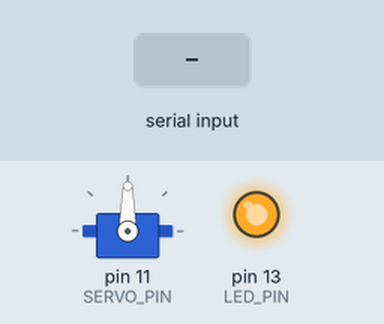
Simulated run of this sketch. Board: Arduino Uno, built with avr-gcc and run on an emulated ATmega328P. Parts: servo, output pins drawn as LEDs (lit = HIGH). Dashed ring = blinking. The test bench sets the inputs (shaded band). What the sketch prints to the serial monitor is not drawn.

Above: at 1.2 s.
1.3 s: "OFFSUN\n" received over Serial
At 1.76 s:
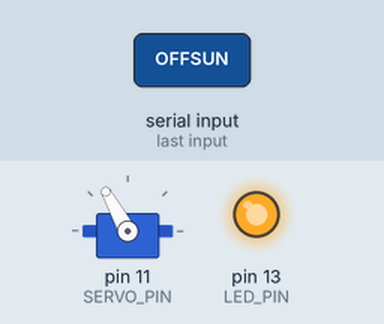
At 2.68 s:
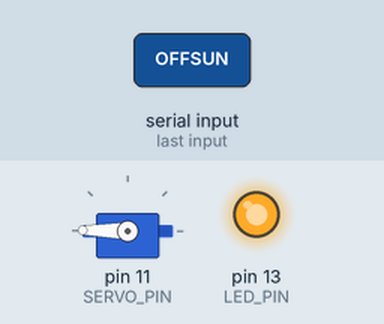
4.3 s: "SPIN\n" received over Serial
7.3 s: "OFFSUN\n" received over Serial
At 7.7 s:
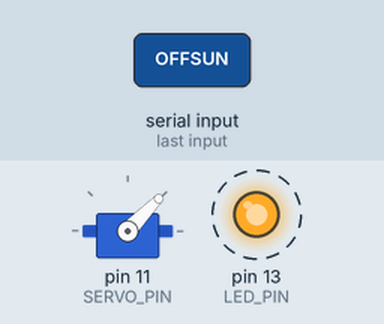
Timing chart, 0 to 21.7 s (numbered marks = the images above; inputs shaded):
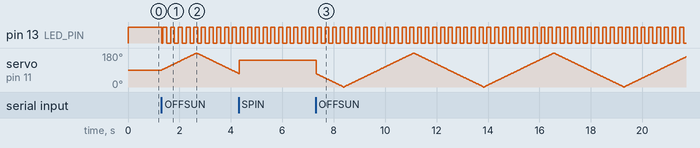

Measured:
- after the input at 1.3 s, pin 13 (LED_PIN): HIGH → LOW at once, then repeats every 0.30 s: HIGH 0.15 s, LOW 0.15 s; servo on pin 11 (SERVO_PIN): rises from 90° to 179° in 1.3 s, then falls to 73° in 1.6 s

The sketch:

solar_panel_uno.ino
```cpp
// solar_panel_uno.ino — Scenario 2 "Uplink Attack" solar-panel actuator.
//
//   Board : Arduino Uno (or any AVR/SAMD board with the standard Servo lib)
//   Motor : solar-panel hinge servo. Two options:
//           · standard positional SG90 → panel SWINGS off the sun (0°) on attack.
//           · continuous-rotation servo (FS90R, or an SG90 modded for continuous
//             rotation) → panel SPINS endlessly on attack (SPIN/STOP commands).
//
// Mirrors the satellite state engine's `solar_panel.angle`:
//   90° = optimal, sun-tracking   →   0° = swung off the sun (power collapse).
// During an uplink attack the victim bridge streams the falling angle
// here (positional) or fires SPIN (continuous-rotation panel).
//
// The sketch is fully testable WITHOUT the bridge: open the Serial Monitor at
// 9600 baud and type the commands below.
//
// ── Line protocol (9600 baud, '\n'-terminated) ──────────────────────────────
//   ANG <0-180>   set target servo angle (solar_panel.angle, direct map)
//   MODE <0|1>    0 = nominal (sun-track) / 1 = attack (off-sun) — LED effect
//   SUN           shortcut: ANG 90 + MODE 0
//   OFFSUN        shortcut: ANG 0  + MODE 1
//   SPIN [us]     continuous rotation (needs a continuous-rotation servo); optional
//                 pulse 1000-2000us (1500=stop, 2000=full). Default 2000 = full spin.
//   STOP          leave spin, hold current position
//   PING          replies "SOLAR READY angle=<n> mode=<m>"
//
//   NOTE: a stock SG90 cannot rotate continuously — SPIN just drives it to an end
//   stop and holds. For endless rotation use an FS90R or a continuous-rotation-
//   modified SG90 (remove the stopper tab + fix the feedback pot).
//
// ── Wiring ──────────────────────────────────────────────────────────────────
//   Servo signal → D11     Servo V+ → external 5V (NOT the Uno 5V pin for load)
//   Servo GND    → common GND (Uno GND + external supply GND tied together)
//   Status LED   → D13 (on-board)

#include <Servo.h>

const uint8_t  SERVO_PIN   = 11;   // 실측 신호핀(D9 아님 — 부스 배선 기준)
const uint8_t  LED_PIN     = 13;
const int      ANGLE_MIN   = 0;
const int      ANGLE_MAX   = 180;
const int      STEP_PER_LOOP = 2;     // deg moved toward target each loop (smoothing)
const uint16_t LOOP_DELAY_MS = 15;    // servo settle time between micro-steps

const int SPIN_US_DEFAULT = 2000;   // full-speed continuous rotation (1500 = stop)

Servo panel;
int  targetAngle  = 90;   // sun-track default
int  currentAngle = 90;
int  mode         = 0;    // 0 nominal(태양추적) · 1 attack(무한 왕복) · 2 continuous spin
int  spinUs       = SPIN_US_DEFAULT;
// 공격 왕복 파라미터. 실측: 0/180 끝단을 때리면 기계적 스톨→과전류→브라운아웃으로 서보가
// "잠깐 돌다 죽는다". 끝단을 피한 저속 구간(=self-test 로 실제 도는 걸 확인한 프로파일)을
// 쓰면 스톨이 없어 같은 전원에서도 안정적으로 계속 왕복한다.
const int ATTACK_LO  = 0;   // 공격 왕복 하한(0 대신 — 끝단 스톨 회피). 브라운아웃 시 20~30 으로 올릴 것
const int ATTACK_HI  = 180;  // 공격 왕복 상한(180 대신). 브라운아웃 시 160~150 으로 내릴 것
// 왕복 속도 = SWEEP_STEP° 를 SWEEP_INTERVAL_MS 마다. 값이 몸체에 비해 너무 빠르면(휘둘림)
// STEP 을 줄이거나 INTERVAL 을 키운다. 현재 1°/60ms ≈ 17°/s (10-170 한 번에 ~9.6s, 아주 느긋).
// 더 느리게: INTERVAL 을 80·100 으로. 더 빠르게: 40·30 으로.
const int SWEEP_STEP        = 1;
const int SWEEP_INTERVAL_MS = 5;
int  sweepDir     = 1;    // +1: LO→HI, -1: HI→LO
char lineBuf[48];
uint8_t lineLen = 0;

void applyLine(char *line);

void setup() {
  Serial.begin(9600);
  pinMode(LED_PIN, OUTPUT);
  panel.attach(SERVO_PIN);
  panel.write(currentAngle);
  Serial.println(F("SOLAR READY angle=90 mode=0"));
}

void loop() {
  // 1) drain serial into a line buffer, dispatch on newline
  while (Serial.available() > 0) {
    char c = (char)Serial.read();
    if (c == '\n' || c == '\r') {
      if (lineLen > 0) { lineBuf[lineLen] = '\0'; applyLine(lineBuf); lineLen = 0; }
    } else if (lineLen < sizeof(lineBuf) - 1) {
      lineBuf[lineLen++] = c;
    }
  }

  // 2) 구동 모드 분기:
  //    mode 2 = 연속회전 서보(SPIN 펄스)
  //    mode 1 = 공격(transmit ADCS_TORQUE 999 와 같은 조건) → 각도값 무시, 0→180→0 무한 왕복
  //    mode 0 = 태양추적(위치제어, targetAngle 로 부드럽게 이동)
  if (mode == 2) {
    panel.writeMicroseconds(spinUs);
  } else if (mode == 1) {
    // SWEEP_INTERVAL_MS 마다 SWEEP_STEP° 씩만 이동 → 느긋한 왕복(작은 몸체가 안 휘둘리게).
    static unsigned long _lastStep = 0;
    if (millis() - _lastStep >= (unsigned long)SWEEP_INTERVAL_MS) {
      _lastStep = millis();
      currentAngle += sweepDir * SWEEP_STEP;
      if (currentAngle >= ATTACK_HI) { currentAngle = ATTACK_HI; sweepDir = -1; }
      if (currentAngle <= ATTACK_LO) { currentAngle = ATTACK_LO; sweepDir = +1; }
      panel.write(currentAngle);
    }
  } else if (currentAngle != targetAngle) {
    int diff = targetAngle - currentAngle;
    int step = diff;
    if (step >  STEP_PER_LOOP) step =  STEP_PER_LOOP;
    if (step < -STEP_PER_LOOP) step = -STEP_PER_LOOP;
    currentAngle += step;
    panel.write(currentAngle);
  }

  // 3) status LED: solid in nominal, blinking under attack (swing or spin)
  if (mode != 0) digitalWrite(LED_PIN, (millis() / 150) % 2);
  else           digitalWrite(LED_PIN, HIGH);

  delay(LOOP_DELAY_MS);
}

// Parse "<CMD> [arg]" — CMD is case-insensitive on the first token.
void applyLine(char *line) {
  // uppercase the command token in place
  char *sp = line;
  while (*sp && *sp != ' ') { *sp = toupper(*sp); sp++; }
  int arg = 0;
  bool hasArg = (*sp == ' ');
  if (hasArg) arg = atoi(sp + 1);

  if (strncmp(line, "ANG", 3) == 0 && hasArg) {
    targetAngle = constrain(arg, ANGLE_MIN, ANGLE_MAX);
  } else if (strncmp(line, "MODE", 4) == 0 && hasArg) {
    mode = arg ? 1 : 0;
    if (mode == 0) targetAngle = currentAngle;   // 정지: 태양추적 안 하고 현재 위치 그대로 유지
  } else if (strncmp(line, "SUN", 3) == 0) {
    targetAngle = 90; mode = 0;
  } else if (strncmp(line, "OFFSUN", 6) == 0) {
    targetAngle = 0;  mode = 1;
  } else if (strncmp(line, "SPIN", 4) == 0) {
    if (hasArg) spinUs = constrain(arg, 1000, 2000);
    mode = 2;
  } else if (strncmp(line, "STOP", 4) == 0) {
    mode = 0; targetAngle = currentAngle;   // hold where it is
    panel.writeMicroseconds(1500);          // neutral pulse halts a continuous-rotation servo
  } else if (strncmp(line, "WHOAMI", 6) == 0) {
    Serial.println(F("ID=SOLAR_PANEL"));    // role identity for host auto-routing (detect_boards)
  } else if (strncmp(line, "PING", 4) == 0) {
    Serial.print(F("SOLAR READY angle="));
    Serial.print(targetAngle);
    Serial.print(F(" mode="));
    Serial.println(mode);
  }
}
```
